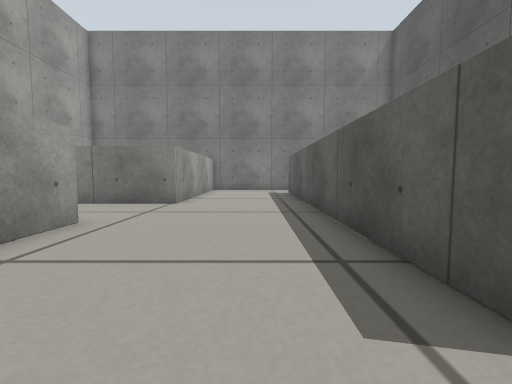
View 1 (above)

17 first-person views from a walk through a Gazebo world. The camera is 0.26 m above the floor, tilts 4° down and sees 90° across. The floor is counted in squares, 0.25 m on a side. Each view is taken from the middle of a square. On the plan, view 1 faces up. The plan holds only what a view shows up to about 11 squares ahead; the rest is blank.

View 2
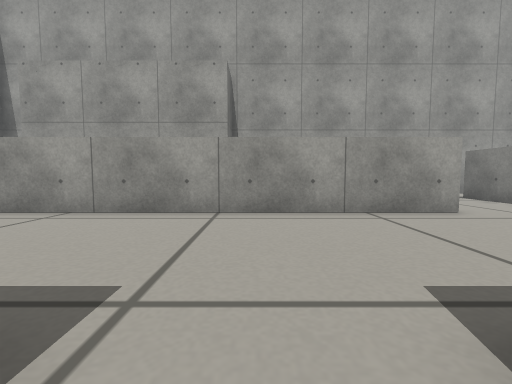

View 3
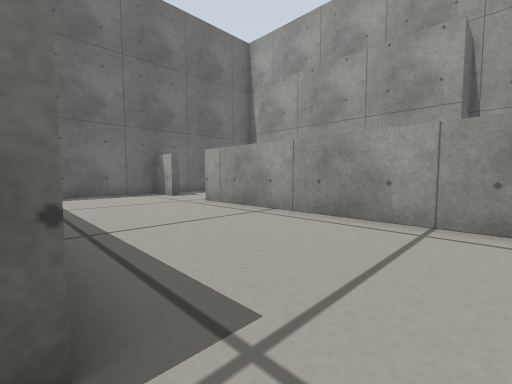

View 4
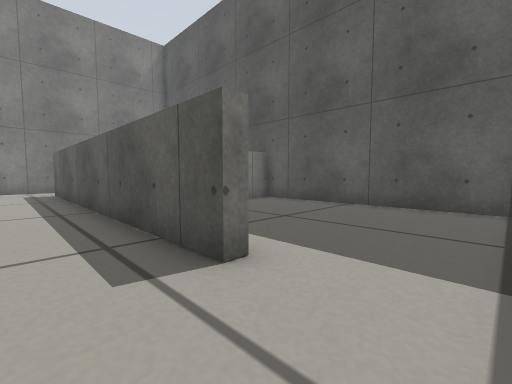

View 5
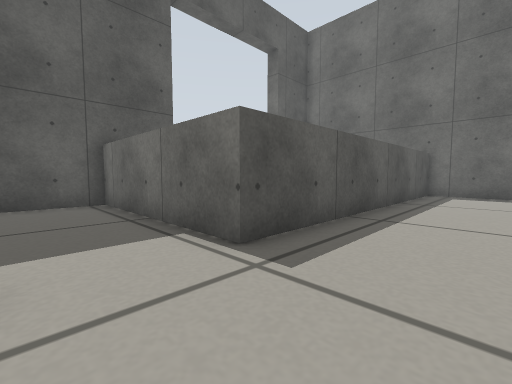

View 6
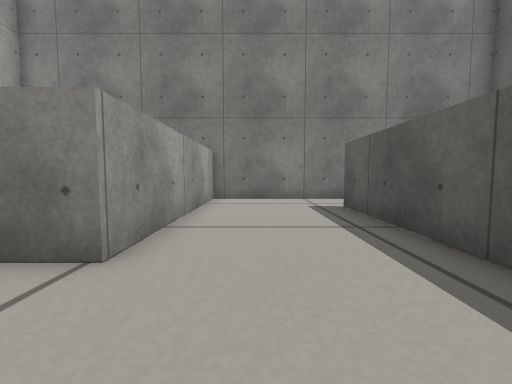

View 7
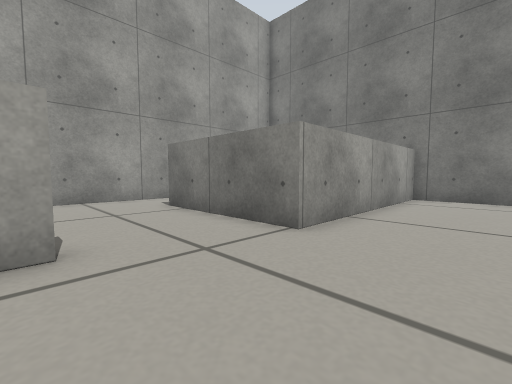

View 8
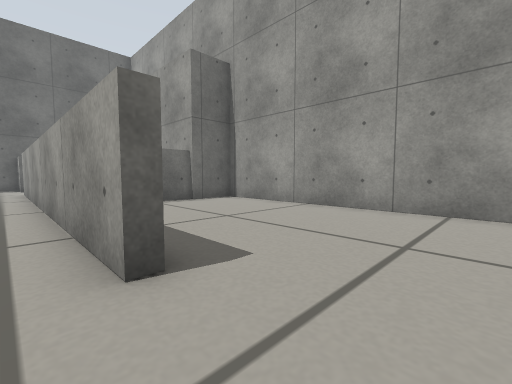

View 9
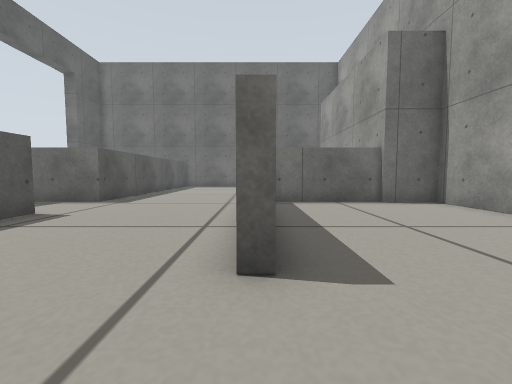

View 10
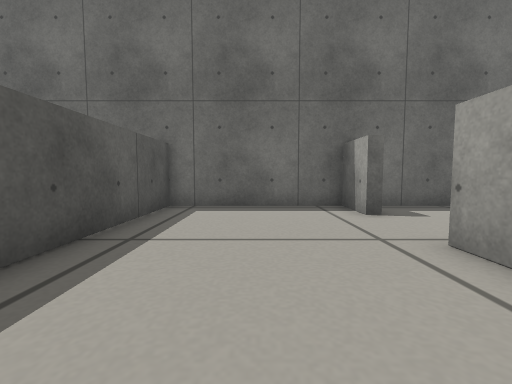

View 11
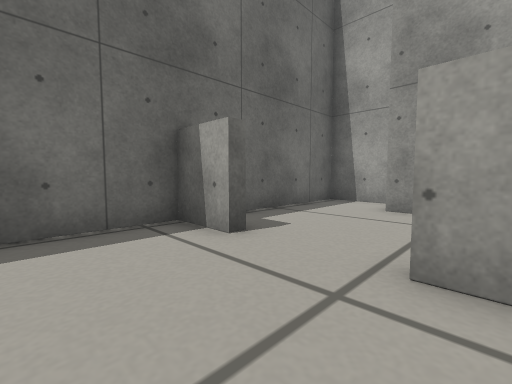

View 12
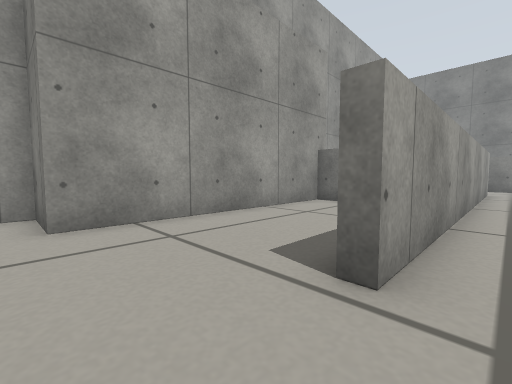

View 13
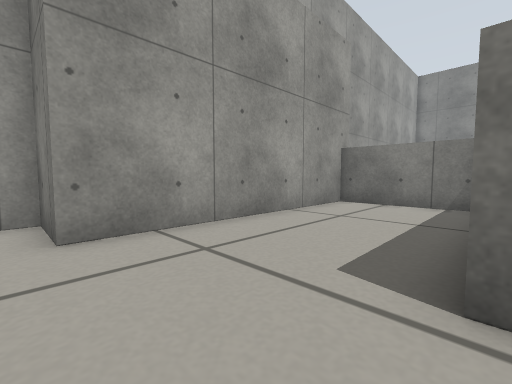

View 14
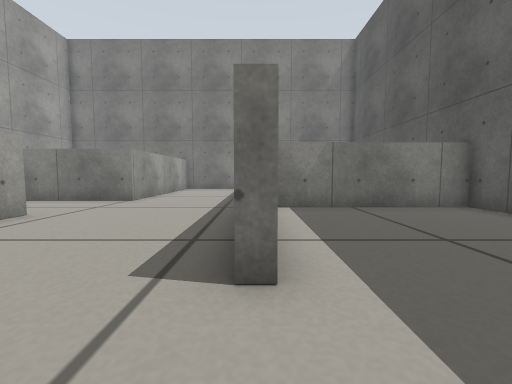

View 15
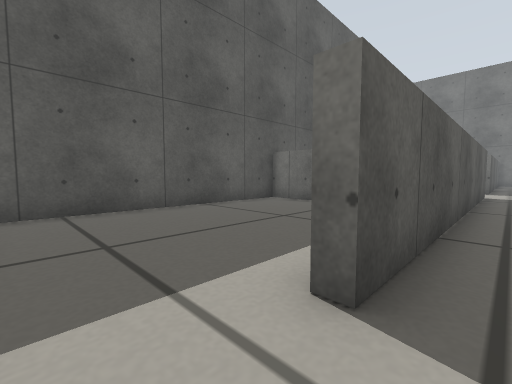

View 16
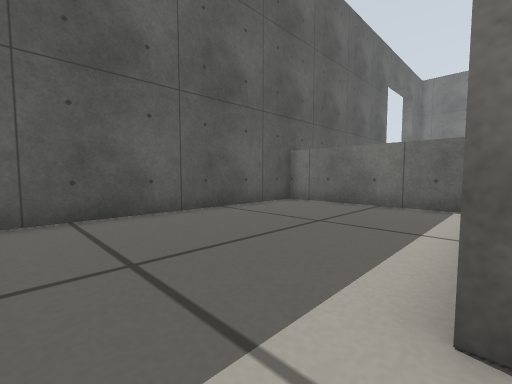

View 17
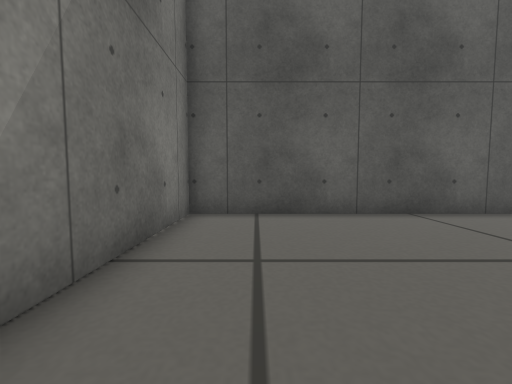

### Floor plan
Points are (right, up) in squares from view 1. A wall is a line through its corners. A room is listed if a view was taken in it or the views show most of it. See-through windows are left out.
Room 1 (views 1, 3, 4, 5, 6, 7, 8, 9, 10, 11, 12, 13, 14, 15)
walls: (2.2, 1.3) (1.8, 1.3) (1.8, 14.1); (-4.3, 5.4) (-3.8, 5.4) (-3.8, -8.7) (-4.3, -8.7); (-4.2, -11.5) (-3.8, -11.5) (-3.8, -13.3) (1.8, -13.3) (1.8, -1.5); (1.4, 16.7) (-2.8, 16.7) (-2.8, 8.9) (-4.5, 8.9)
ways out: opening at (2, 0) to room 2; opening at (2, 15.5) to room 3; opening at (-4, 7) to room 4; opening at (-4, -10) to room 5
Room 2 (view 2)
walls: (1.8, -1.5) (8.6, -1.5) (8.6, 6.9) (2.6, 6.9)
ways out: opening at (2, 0) to room 1
Room 3 (views 16, 17)
walls: (1.8, 14.1) (2.2, 14.1); (2.9, 7.3) (8.6, 7.3) (8.6, 16.7) (1.4, 16.7)
ways out: opening at (2, 15.5) to room 1
Room 4 (no view inside)
walls: (-4.5, 8.9) (-8, 8.9); (-8.6, -1.5) (-4.8, -1.5); (-10.6, 8.6) (-10.6, -1.3) (-8.5, -1.3)
ways out: opening at (-4, 7) to room 1; opening at (-9.5, 9)
Room 5 (no view inside)
walls: (-4.8, -1.9) (-8.6, -1.9) (-8.6, -10.5) (-10.6, -10.5) (-10.6, -13.3) (-5, -13.3)
ways out: opening at (-4, -10) to room 1

Positions as (right, up) in squares from view 1, and headings:
1: (0, 0), facing up
2: (3, 0), facing left
3: (2, 0), facing down-left
4: (0, -1), facing up-right
5: (-1, 1), facing down-right
6: (-1, 6), facing up
7: (0, 5), facing up-left
8: (-3, 8), facing down-left
9: (-4, 8), facing down
10: (-1, -5), facing down
11: (-1, -8), facing down-left
12: (-3, -11), facing up-left
13: (-4, -11), facing up-left
14: (2, -1), facing up
15: (1, 16), facing down-right
16: (2, 16), facing down-right
17: (2, 15), facing right
